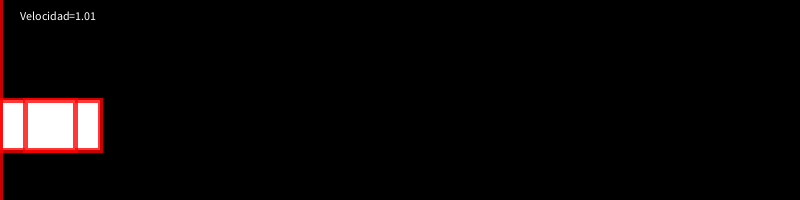
Frame 1 (no input)
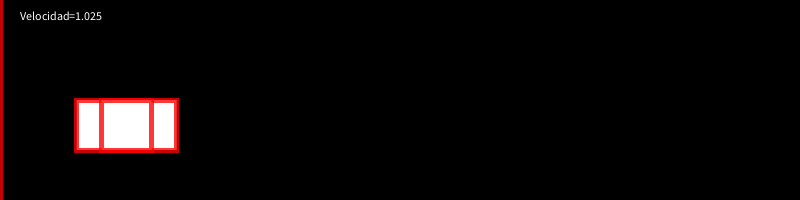
Frame 60 (the mouse pressed at the canvas centre just before this capture)
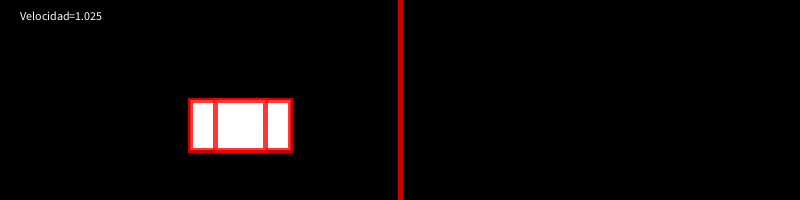
Frame 120 (the mouse held since frame 60 and released just before this capture)

The Processing sketch that drew these frames (run headless with seeded random() and noise(); from frame 60 on, the mouse is pressed at the canvas centre):

// Processing sketch: Calculus_C1_Observer
// ── Calculus_C1_Observer.pde
//Tomas de Camino Beck
//Prueba de medir velocidad instantanea
//cambiar acceleration=0 y initSeed>0 
//para velocidad constante

PVector car;

float initSpeed=1;
float acceleration=0.01;

//velocidad del automovil
float speed = initSpeed;

//observador
float  obs1;
long time1;
float averageSpeed=0;

void setup() {
  size(800, 200);
  car = new PVector(0, height/2, 0);
}

void draw() {
  background(0);
  //dibuja el carro
  stroke(255, 0, 0, 200);
  strokeWeight(5);
  rect(car.x, car.y, 100, 50);
  rect(car.x+25, car.y, 50, 50); 
  //acelera y mueve el carro
  speed+=acceleration;
  car.add(speed, 0, 0);
  //llega al fin volver al inicio
  if (car.x>=width) {
    car.x=0;
    speed=initSpeed;
    time1=frameCount;
  }
  //observador 1 movil
  line(mouseX, 0, mouseX, height);

  //calcula velocidad
  if (abs(car.x-mouseX)<5) {
    averageSpeed=(car.x)/( frameCount-time1);
  }
  text("Velocidad="+nf(averageSpeed), 20, 20);
}
